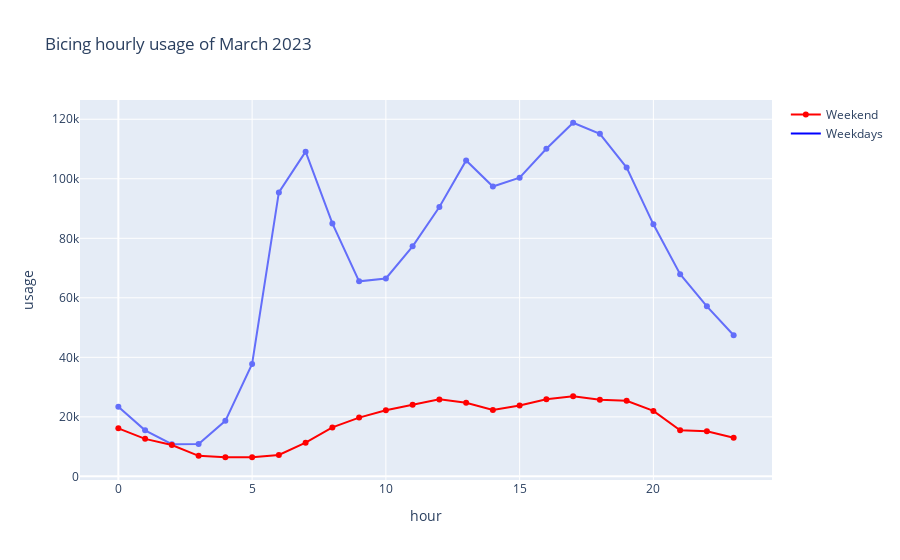

Source (notebook cell):
### Code cell
import plotly.express as px

df_weekend = df_march_weather[df_march_weather['is_weekend'] == 1].groupby('hour')['usage'].sum().reset_index()
df_week = df_march_weather[df_march_weather['is_weekend'] == 0].groupby('hour')['usage'].sum().reset_index()
# add day of the week like "Sunday", "Monday", etc.


fig = px.line(df_week, x='hour', y='usage', title='Bicing hourly usage of March 2023', markers=True)
#fig.add_scatter(x=df_weekend['hour'], y=df_weekend['usage'], mode='lines')
# Add the weekend line with red markers
fig.add_scatter(
    x=df_weekend['hour'],
    y=df_weekend['usage'],
    mode='lines+markers',
    name='Weekend',
    line=dict(color='red'),
    marker=dict(symbol='circle', size=6)
)

# Add a dummy scatter trace for legend entry
fig.add_scatter(
    x=[None],
    y=[None],
    mode='lines',
    marker=dict(color='blue', size=10),
    name='Weekdays'
)




fig.show()

### Figure 1 — Plotly figure (JSON) as saved in the notebook; plotly's stock layout.template omitted (floating-point values rounded to 4 significant figures)
{"data": [{"hovertemplate": "hour=%{x}<br>usage=%{y}<extra></extra>", "legendgroup": "", "line": {"color": "#636efa", "dash": "solid"}, "marker": {"symbol": "circle"}, "mode": "lines+markers", "name": "", "orientation": "v", "showlegend": false, "type": "scatter", "x": [0, 1, 2, 3, 4, 5, 6, 7, 8, 9, 10, 11, 12, 13, 14, 15, 16, 17, 18, 19, 20, 21, 22, 23], "xaxis": "x", "y": [23365, 15476, 10795, 10867, 18667, 37775, 95415, 109123, 84987, 65545, 66489, 77304, 90535, 106166, 97393, 100348, 110073, 118827, 115097, 103765, 84698, 67940, 57142, 47413], "yaxis": "y"}, {"line": {"color": "red"}, "marker": {"size": 6, "symbol": "circle"}, "mode": "lines+markers", "name": "Weekend", "type": "scatter", "x": [0, 1, 2, 3, 4, 5, 6, 7, 8, 9, 10, 11, 12, 13, 14, 15, 16, 17, 18, 19, 20, 21, 22, 23], "y": [16141, 12600, 10549, 6906, 6424, 6429, 7172, 11320, 16449, 19748, 22207, 24046, 25870, 24715, 22315, 23794, 25936, 26884, 25759, 25417, 21986, 15473, 15192, 12992]}, {"marker": {"color": "blue", "size": 10}, "mode": "lines", "name": "Weekdays", "type": "scatter", "x": [null], "y": [null]}], "layout": {"legend": {"tracegroupgap": 0}, "title": {"text": "Bicing hourly usage of March 2023"}, "xaxis": {"anchor": "y", "domain": [0, 1], "title": {"text": "hour"}}, "yaxis": {"anchor": "x", "domain": [0, 1], "title": {"text": "usage"}}}}
